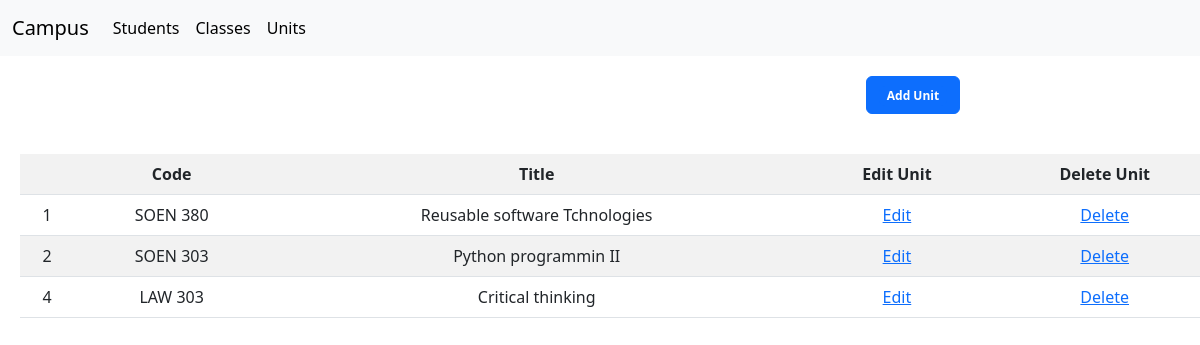
The page /unit/list on the database as committed earlier.
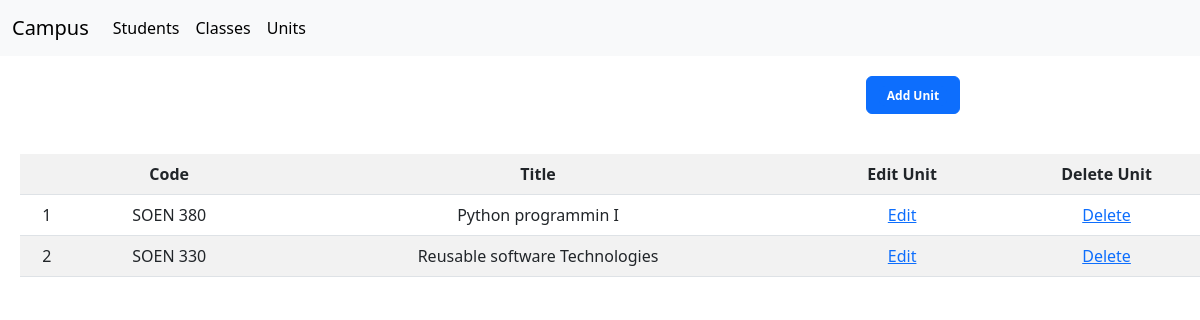
The same page on the database as committed later.
### unit/models.py (models this page shows, shortened)
class Unit(models.Model):
    id = models.AutoField(primary_key=True)
    code = models.CharField(max_length=30)
    title = models.CharField(max_length=100)

### unit/views.py (the view)
# urls.py: path('unit/list', list_units, name='list_units'),
def list_units(request):
    units = Unit.objects.all()
    context = {'units': units}
    return render(request, 'list_units.html', context)

### unit/templates/list_units.html (shortened to what this page needs)
{% extends 'base.html' %}
{% block content %}
<div class="d-grid gap-2 d-md-flex justify-content-md-end">
    <button class="btn btn-primary" type="button" style="margin:20px;margin-right:20%">
        <a href="{% url 'add_unit' %}" class="link-dark">
            <span class="badge text-bg-primary"> Add Unit </span>
        </a>
    </button>
</div>
<table class="table table-striped" style="margin:20px;text-align:center;">
    <tr>
        <th></th>
        <th> Code</th>
        <th>Title</th>
        <th> Edit Unit</th>
        <th> Delete Unit </th>
    </tr>
    {% for unit in units %}
    <tr>
        <td>{{ unit.id}}</td>
        <td>{{ unit.code }}</td>
        <td>{{ unit.title }}</td>
        <td>
            <a href="{% url 'edit_unit' id=unit.id%}">Edit</a>
        </td>
        <td>
            <a href="{% url 'delete_unit' id=unit.id%}"> Delete </a>
        </td>
    </tr>
    {% endfor %}
</table>
{% endblock %}

### students/templates/base.html (shortened to what this page needs)
<!DOCTYPE html>
<html lang="en">
<head>
    <link href="https://cdn.jsdelivr.net/npm/bootstrap@5.3.0-alpha1/dist/css/bootstrap.min.css" rel="stylesheet">
</head>
<body style="align-items:center;">
    <nav class="navbar navbar-expand-lg bg-body-tertiary">
        <div class="container-fluid">
          <a class="navbar-brand" href="/">Campus</a>
          <div class="collapse navbar-collapse" id="navbarNav">
            <ul class="navbar-nav">
              <li class="nav-item">
                <a class="nav-link active" aria-current="page" href="{% url 'list_students' %}">Students </a>
              </li>
              <li class="nav-item">
                <a class="nav-link active" aria-current="page" href="{% url 'list_classes' %}">Classes</a>
              </li>
              <li class="nav-item">
                <a class="nav-link active" aria-current="page" href="{% url 'list_units' %}">Units</a>
            </ul>
          </div>
        </div>
      </nav>
{% block content%}
{% endblock %}
</body>
</html>

Rows that differ between the two databases and show on the page:
removed Unit: id "4", code "LAW 303", title "Critical thinking"
changed Unit "SOEN 380": title "Reusable software Tchnologies" → "Python programmin I"
changed Unit id 2: code "SOEN 303" → "SOEN 330"; title "Python programmin II" → "Reusable software Technologies"
